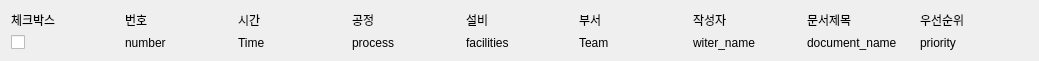
<?xml version="1.0" encoding="UTF-8"?>
<ui version="4.0">
 <class>eis_alarm_serarch_item</class>
 <widget class="QWidget" name="eis_alarm_serarch_item">
  <property name="geometry">
   <rect>
    <x>0</x>
    <y>0</y>
    <width>1039</width>
    <height>54</height>
   </rect>
  </property>
  <property name="windowTitle">
   <string>Form</string>
  </property>
  <layout class="QGridLayout" name="gridLayout">
   <item row="1" column="3">
    <widget class="QLabel" name="label_6">
     <property name="text">
      <string>공정</string>
     </property>
    </widget>
   </item>
   <item row="2" column="1">
    <widget class="QLabel" name="doc_number">
     <property name="text">
      <string>number</string>
     </property>
    </widget>
   </item>
   <item row="2" column="7">
    <widget class="QLabel" name="doc_name">
     <property name="text">
      <string>document_name</string>
     </property>
    </widget>
   </item>
   <item row="2" column="3">
    <widget class="QLabel" name="process">
     <property name="text">
      <string>process</string>
     </property>
    </widget>
   </item>
   <item row="1" column="7">
    <widget class="QLabel" name="label_12">
     <property name="text">
      <string>문서제목</string>
     </property>
    </widget>
   </item>
   <item row="1" column="6">
    <widget class="QLabel" name="label_10">
     <property name="text">
      <string>작성자</string>
     </property>
    </widget>
   </item>
   <item row="1" column="2">
    <widget class="QLabel" name="label_4">
     <property name="text">
      <string>시간</string>
     </property>
    </widget>
   </item>
   <item row="2" column="6">
    <widget class="QLabel" name="write_name">
     <property name="text">
      <string>witer_name</string>
     </property>
    </widget>
   </item>
   <item row="1" column="4">
    <widget class="QLabel" name="label_8">
     <property name="text">
      <string>설비</string>
     </property>
    </widget>
   </item>
   <item row="2" column="4">
    <widget class="QLabel" name="facilities">
     <property name="text">
      <string>facilities</string>
     </property>
    </widget>
   </item>
   <item row="1" column="1">
    <widget class="QLabel" name="label_2">
     <property name="text">
      <string>번호</string>
     </property>
    </widget>
   </item>
   <item row="2" column="0">
    <widget class="QCheckBox" name="select_doc">
     <property name="text">
      <string/>
     </property>
    </widget>
   </item>
   <item row="1" column="0">
    <widget class="QLabel" name="label">
     <property name="text">
      <string>체크박스</string>
     </property>
    </widget>
   </item>
   <item row="2" column="2">
    <widget class="QLabel" name="write_time">
     <property name="text">
      <string>Time</string>
     </property>
    </widget>
   </item>
   <item row="1" column="5">
    <widget class="QLabel" name="label_3">
     <property name="text">
      <string>부서</string>
     </property>
    </widget>
   </item>
   <item row="2" column="5">
    <widget class="QLabel" name="team">
     <property name="text">
      <string>Team</string>
     </property>
    </widget>
   </item>
   <item row="1" column="8">
    <widget class="QLabel" name="label_5">
     <property name="text">
      <string>우선순위</string>
     </property>
    </widget>
   </item>
   <item row="2" column="8">
    <widget class="QLabel" name="priority">
     <property name="text">
      <string>priority</string>
     </property>
    </widget>
   </item>
  </layout>
 </widget>
 <resources/>
 <connections/>
</ui>
